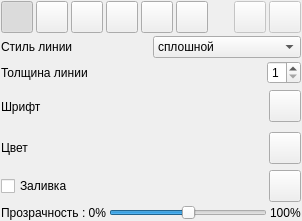
<?xml version="1.0" encoding="UTF-8"?>
<ui version="4.0">
 <class>SvgEditorForm</class>
 <widget class="QWidget" name="SvgEditorForm">
  <property name="geometry">
   <rect>
    <x>0</x>
    <y>0</y>
    <width>302</width>
    <height>221</height>
   </rect>
  </property>
  <property name="windowTitle">
   <string>Form</string>
  </property>
  <layout class="QVBoxLayout" name="verticalLayout_3">
   <property name="spacing">
    <number>3</number>
   </property>
   <property name="margin">
    <number>1</number>
   </property>
   <item>
    <layout class="QHBoxLayout" name="horizontalLayout_5">
     <property name="spacing">
      <number>3</number>
     </property>
     <item>
      <widget class="QPushButton" name="selectMode">
       <property name="minimumSize">
        <size>
         <width>32</width>
         <height>32</height>
        </size>
       </property>
       <property name="maximumSize">
        <size>
         <width>32</width>
         <height>32</height>
        </size>
       </property>
       <property name="toolTip">
        <string>режим выделения элементов</string>
       </property>
       <property name="text">
        <string/>
       </property>
       <property name="checkable">
        <bool>true</bool>
       </property>
       <property name="checked">
        <bool>true</bool>
       </property>
      </widget>
     </item>
     <item>
      <widget class="QPushButton" name="addLineMode">
       <property name="minimumSize">
        <size>
         <width>32</width>
         <height>32</height>
        </size>
       </property>
       <property name="maximumSize">
        <size>
         <width>32</width>
         <height>32</height>
        </size>
       </property>
       <property name="toolTip">
        <string>нанести линию</string>
       </property>
       <property name="text">
        <string/>
       </property>
       <property name="checkable">
        <bool>true</bool>
       </property>
      </widget>
     </item>
     <item>
      <widget class="QPushButton" name="addPolygonMode">
       <property name="minimumSize">
        <size>
         <width>32</width>
         <height>32</height>
        </size>
       </property>
       <property name="maximumSize">
        <size>
         <width>32</width>
         <height>32</height>
        </size>
       </property>
       <property name="toolTip">
        <string>нанести многоугольник</string>
       </property>
       <property name="text">
        <string/>
       </property>
       <property name="checkable">
        <bool>true</bool>
       </property>
      </widget>
     </item>
     <item>
      <widget class="QPushButton" name="addRectMode">
       <property name="minimumSize">
        <size>
         <width>32</width>
         <height>32</height>
        </size>
       </property>
       <property name="maximumSize">
        <size>
         <width>32</width>
         <height>32</height>
        </size>
       </property>
       <property name="toolTip">
        <string>нанести прямоугольник</string>
       </property>
       <property name="text">
        <string/>
       </property>
       <property name="checkable">
        <bool>true</bool>
       </property>
      </widget>
     </item>
     <item>
      <widget class="QPushButton" name="addEllipseMode">
       <property name="minimumSize">
        <size>
         <width>32</width>
         <height>32</height>
        </size>
       </property>
       <property name="maximumSize">
        <size>
         <width>32</width>
         <height>32</height>
        </size>
       </property>
       <property name="toolTip">
        <string>нанести эллипс</string>
       </property>
       <property name="text">
        <string/>
       </property>
       <property name="checkable">
        <bool>true</bool>
       </property>
      </widget>
     </item>
     <item>
      <widget class="QPushButton" name="addAnnotationMode">
       <property name="minimumSize">
        <size>
         <width>32</width>
         <height>32</height>
        </size>
       </property>
       <property name="maximumSize">
        <size>
         <width>32</width>
         <height>32</height>
        </size>
       </property>
       <property name="toolTip">
        <string>нанести аннотацию</string>
       </property>
       <property name="text">
        <string/>
       </property>
       <property name="checkable">
        <bool>true</bool>
       </property>
      </widget>
     </item>
     <item>
      <spacer name="horizontalSpacer_4">
       <property name="orientation">
        <enum>Qt::Horizontal</enum>
       </property>
       <property name="sizeHint" stdset="0">
        <size>
         <width>40</width>
         <height>20</height>
        </size>
       </property>
      </spacer>
     </item>
     <item>
      <widget class="QPushButton" name="deleteLayer">
       <property name="enabled">
        <bool>false</bool>
       </property>
       <property name="minimumSize">
        <size>
         <width>32</width>
         <height>32</height>
        </size>
       </property>
       <property name="maximumSize">
        <size>
         <width>32</width>
         <height>32</height>
        </size>
       </property>
       <property name="toolTip">
        <string>удалить выделенный элемент</string>
       </property>
       <property name="text">
        <string/>
       </property>
      </widget>
     </item>
     <item>
      <widget class="QPushButton" name="saveSvgDoc">
       <property name="enabled">
        <bool>false</bool>
       </property>
       <property name="minimumSize">
        <size>
         <width>32</width>
         <height>32</height>
        </size>
       </property>
       <property name="maximumSize">
        <size>
         <width>32</width>
         <height>32</height>
        </size>
       </property>
       <property name="toolTip">
        <string>сохранить данные</string>
       </property>
       <property name="text">
        <string/>
       </property>
      </widget>
     </item>
    </layout>
   </item>
   <item>
    <widget class="QWidget" name="lineWidget" native="true">
     <layout class="QVBoxLayout" name="verticalLayout_2">
      <property name="spacing">
       <number>3</number>
      </property>
      <property name="margin">
       <number>0</number>
      </property>
      <item>
       <layout class="QHBoxLayout" name="horizontalLayout_7">
        <item>
         <widget class="QLabel" name="label_5">
          <property name="text">
           <string>Стиль линии</string>
          </property>
         </widget>
        </item>
        <item>
         <widget class="QComboBox" name="setLineStyle">
          <item>
           <property name="text">
            <string>сплошной</string>
           </property>
          </item>
          <item>
           <property name="text">
            <string>черточка</string>
           </property>
          </item>
          <item>
           <property name="text">
            <string>точка</string>
           </property>
          </item>
          <item>
           <property name="text">
            <string>точка-черточка</string>
           </property>
          </item>
         </widget>
        </item>
       </layout>
      </item>
      <item>
       <layout class="QHBoxLayout" name="horizontalLayout_3">
        <property name="spacing">
         <number>3</number>
        </property>
        <item>
         <widget class="QLabel" name="label">
          <property name="text">
           <string>Толщина линии</string>
          </property>
         </widget>
        </item>
        <item>
         <spacer name="horizontalSpacer_2">
          <property name="orientation">
           <enum>Qt::Horizontal</enum>
          </property>
          <property name="sizeHint" stdset="0">
           <size>
            <width>40</width>
            <height>20</height>
           </size>
          </property>
         </spacer>
        </item>
        <item>
         <widget class="QSpinBox" name="setLineWidth">
          <property name="minimumSize">
           <size>
            <width>20</width>
            <height>0</height>
           </size>
          </property>
          <property name="toolTip">
           <string>задать толщину линии</string>
          </property>
          <property name="minimum">
           <number>1</number>
          </property>
          <property name="maximum">
           <number>5</number>
          </property>
         </widget>
        </item>
       </layout>
      </item>
     </layout>
    </widget>
   </item>
   <item>
    <widget class="QWidget" name="fontWidget" native="true">
     <layout class="QHBoxLayout" name="horizontalLayout_2">
      <property name="spacing">
       <number>3</number>
      </property>
      <property name="margin">
       <number>0</number>
      </property>
      <item>
       <widget class="QLabel" name="label_6">
        <property name="text">
         <string>Шрифт</string>
        </property>
       </widget>
      </item>
      <item>
       <spacer name="horizontalSpacer_5">
        <property name="orientation">
         <enum>Qt::Horizontal</enum>
        </property>
        <property name="sizeHint" stdset="0">
         <size>
          <width>212</width>
          <height>20</height>
         </size>
        </property>
       </spacer>
      </item>
      <item>
       <widget class="QPushButton" name="setFont">
        <property name="minimumSize">
         <size>
          <width>32</width>
          <height>32</height>
         </size>
        </property>
        <property name="maximumSize">
         <size>
          <width>32</width>
          <height>32</height>
         </size>
        </property>
        <property name="text">
         <string/>
        </property>
       </widget>
      </item>
     </layout>
    </widget>
   </item>
   <item>
    <widget class="QWidget" name="colorWidget" native="true">
     <layout class="QHBoxLayout" name="horizontalLayout_6">
      <property name="spacing">
       <number>3</number>
      </property>
      <property name="margin">
       <number>0</number>
      </property>
      <item>
       <widget class="QLabel" name="label_2">
        <property name="text">
         <string>Цвет</string>
        </property>
       </widget>
      </item>
      <item>
       <spacer name="horizontalSpacer_3">
        <property name="orientation">
         <enum>Qt::Horizontal</enum>
        </property>
        <property name="sizeHint" stdset="0">
         <size>
          <width>40</width>
          <height>20</height>
         </size>
        </property>
       </spacer>
      </item>
      <item>
       <widget class="QPushButton" name="setLineColor">
        <property name="minimumSize">
         <size>
          <width>32</width>
          <height>32</height>
         </size>
        </property>
        <property name="maximumSize">
         <size>
          <width>32</width>
          <height>32</height>
         </size>
        </property>
        <property name="toolTip">
         <string>задать цвет линии</string>
        </property>
        <property name="text">
         <string/>
        </property>
       </widget>
      </item>
     </layout>
    </widget>
   </item>
   <item>
    <widget class="QWidget" name="fillWidget" native="true">
     <layout class="QVBoxLayout" name="verticalLayout">
      <property name="spacing">
       <number>3</number>
      </property>
      <property name="margin">
       <number>0</number>
      </property>
      <item>
       <layout class="QHBoxLayout" name="horizontalLayout">
        <property name="spacing">
         <number>3</number>
        </property>
        <item>
         <widget class="QCheckBox" name="fillCheckBox">
          <property name="text">
           <string>Заливка</string>
          </property>
         </widget>
        </item>
        <item>
         <spacer name="horizontalSpacer">
          <property name="orientation">
           <enum>Qt::Horizontal</enum>
          </property>
          <property name="sizeHint" stdset="0">
           <size>
            <width>40</width>
            <height>20</height>
           </size>
          </property>
         </spacer>
        </item>
        <item>
         <widget class="QPushButton" name="setFillColor">
          <property name="minimumSize">
           <size>
            <width>32</width>
            <height>32</height>
           </size>
          </property>
          <property name="maximumSize">
           <size>
            <width>32</width>
            <height>32</height>
           </size>
          </property>
          <property name="toolTip">
           <string>задать цвет линии</string>
          </property>
          <property name="text">
           <string/>
          </property>
         </widget>
        </item>
       </layout>
      </item>
      <item>
       <layout class="QHBoxLayout" name="horizontalLayout_4">
        <property name="spacing">
         <number>3</number>
        </property>
        <item>
         <widget class="QLabel" name="label_3">
          <property name="text">
           <string>Прозрачность : 0%</string>
          </property>
         </widget>
        </item>
        <item>
         <widget class="QSlider" name="opacitySlider">
          <property name="maximum">
           <number>100</number>
          </property>
          <property name="value">
           <number>50</number>
          </property>
          <property name="orientation">
           <enum>Qt::Horizontal</enum>
          </property>
         </widget>
        </item>
        <item>
         <widget class="QLabel" name="label_4">
          <property name="text">
           <string>100%</string>
          </property>
         </widget>
        </item>
       </layout>
      </item>
     </layout>
    </widget>
   </item>
  </layout>
 </widget>
 <resources/>
 <connections/>
</ui>
